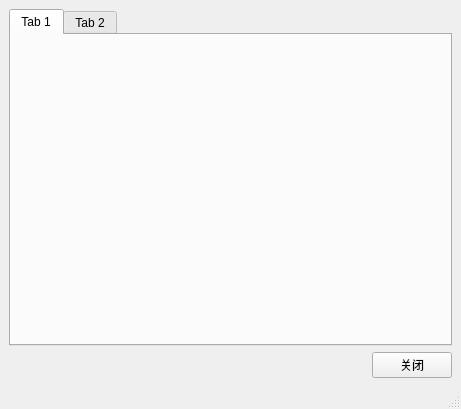
<?xml version="1.0" encoding="UTF-8"?>
<ui version="4.0">
    <class>MainWindow</class>
    <widget class="QMainWindow" name="MainWindow">
        <property name="geometry">
            <rect>
                <x>0</x>
                <y>0</y>
                <width>461</width>
                <height>409</height>
            </rect>
        </property>
        <property name="windowTitle">
            <string>主窗口</string>
        </property>
        <widget class="QWidget" name="centralwidget">
            <layout class="QVBoxLayout" name="verticalLayout">
                <item>
                    <widget class="QTabWidget" name="log_tabwidget">
                        <property name="currentIndex">
                            <number>0</number>
                        </property>
                        <widget class="QWidget" name="tab">
                            <attribute name="title">
                                <string>Tab 1</string>
                            </attribute>
                        </widget>
                        <widget class="QWidget" name="tab_2">
                            <attribute name="title">
                                <string>Tab 2</string>
                            </attribute>
                        </widget>
                    </widget>
                </item>
                <item>
                    <layout class="QHBoxLayout" name="horizontalLayout">
                        <item>
                            <spacer name="horizontalSpacer">
                                <property name="orientation">
                                    <enum>Qt::Horizontal</enum>
                                </property>
                                <property name="sizeHint" stdset="0">
                                    <size>
                                        <width>328</width>
                                        <height>20</height>
                                    </size>
                                </property>
                            </spacer>
                        </item>
                        <item>
                            <widget class="QPushButton" name="cancel">
                                <property name="text">
                                    <string>关闭</string>
                                </property>
                            </widget>
                        </item>
                    </layout>
                </item>
            </layout>
        </widget>
        <widget class="QStatusBar" name="statusbar"/>
    </widget>
    <resources/>
    <connections/>
</ui>
